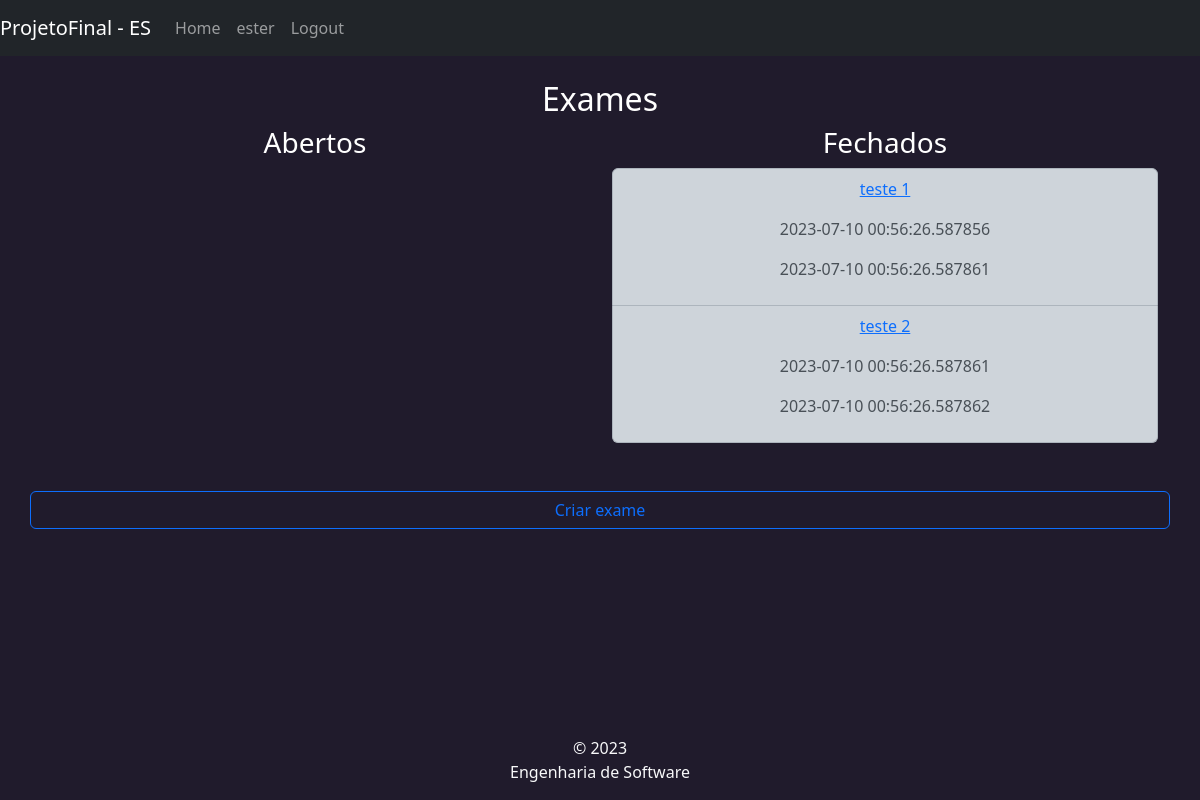
Page /exames (signed in) on the earlier database version.
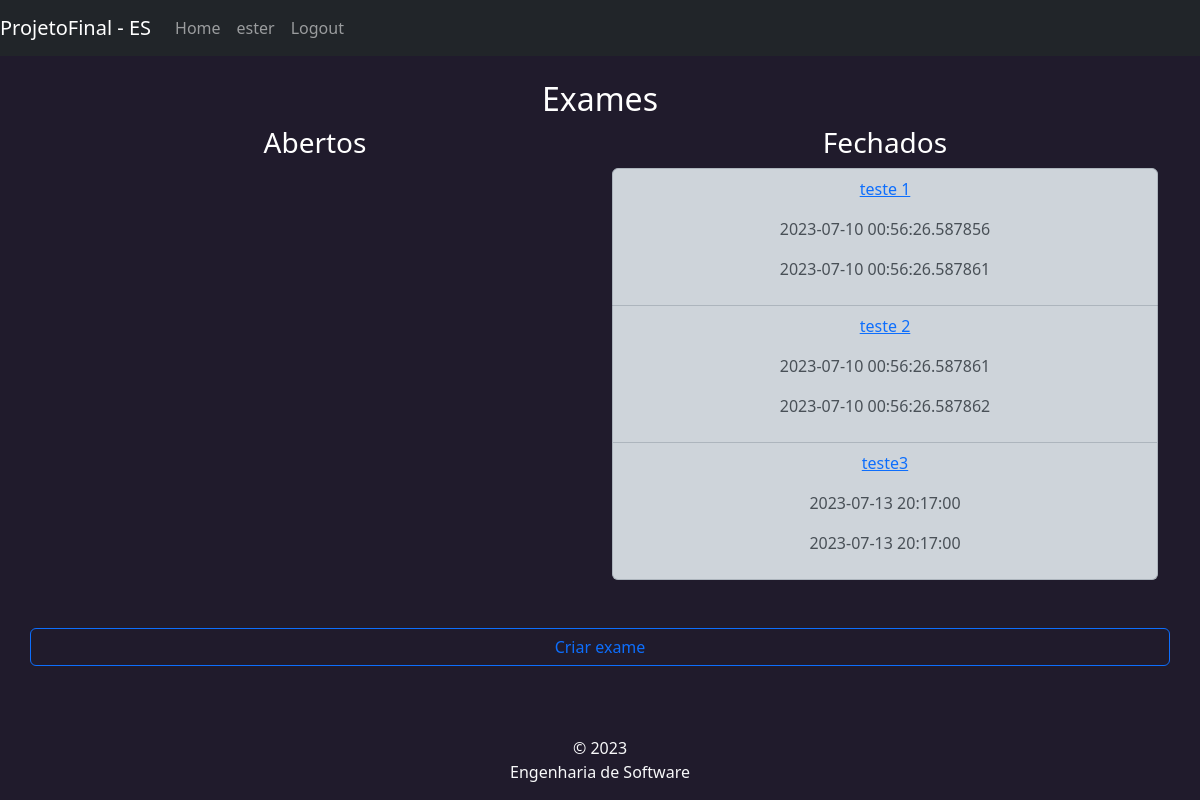
Same page on the later database version.
### app/models/tables.py (models this page shows)
class User(db.Model, UserMixin):
    id = db.Column(Integer, primary_key=True)
    username = db.Column(String(9), nullable=False, unique=True)
    email = db.Column(String(150), nullable=False, unique=True)
    password = db.Column(db.String(80), nullable=False)
    professor = db.Column(db.Boolean,nullable=False)

class Exame(db.Model):
    __tablename__ = 'exames'
    id = db.Column(db.Integer, primary_key=True)
    nome = db.Column(db.String,nullable = False)
    qtd_questoes = db.Column(db.Integer, nullable=False)
    valor = db.Column(db.String, nullable=False)
    horario_inicio = db.Column(db.DateTime, nullable = False)
    horario_fim = db.Column(db.DateTime, nullable = False)
    questoes:  Mapped[list["QuestaoExame"]] = relationship(back_populates="exame")
    '''
    questoes = db.relationship('Questao',secondary = questoes, lazy='subquery',
                               backref = db.backref('exames',lazy=True))
    questoesCE = db.relationship('QuestaoCE',secondary = questoesCE, lazy='subquery',
                               backref = db.backref('exames',lazy=True))
    questoesCA = db.relationship('QuestaoCA',secondary = questoesCA, lazy='subquery',
                               backref = db.backref('exames',lazy=True))
    '''

### app/controllers/routes.py (the view)
@app.route("/exames",methods=['GET'])
@login_required
def exames():
    now = datetime.now()
    exames = Exame.query.all()
    return render_template('exames.html', exames=exames, now=now)

### app/controllers/routes.py (called while the page is built)
@login_manager.user_loader
def load_user(user_id):
    return User.query.get(int(user_id))

### app/templates/exames.html (shortened to what this page needs)
{% extends "base.html" %}
{% block content %}
<h2 class="text-center">Exames</h2>
<div class="row text-center">
    <div class="col">
        <h3>Abertos</h3>
    </div>
    <div class="col">
        <h3>Fechados</h3>
        <ul class="list-group list-group-item-dark">
        {% for exame in exames %}
        {% if now > exame.horario_fim %}
        <li class="list-group-item">
            <p><a href="{{url_for('exames_relatorio', id=exame.id)}}">{{ exame.nome }}</a></p>
            <p>{{ exame.horario_inicio}}</p>
            <p>{{ exame.horario_fim }}</p>
        </li>
        {% endif %}
        {% endfor %}
        </ul>
    </div>
        <a type="button" class="btn btn-outline-primary mt-5 " role="button" href="{{url_for('criar_exame')}}">Criar exame</a>
</div>
{% endblock %}

### app/templates/base.html (shortened to what this page needs)
<!DOCTYPE html>
<html lang="en">
<head>
    <link rel="stylesheet" href="/static/bootstrap-5.3.0-dist/css/bootstrap.min.css" />
</head>
<body style="background: #201b2c; color: white">
    <nav class="navbar navbar-expand-lg navbar-dark bg-dark">
        <a class="navbar-brand" href="#"> ProjetoFinal - ES </a>
        <div class="collapse navbar-collapse" id="navbarNav">
        <ul class="navbar-nav">
            <li class="nav-item active">
                <a class="nav-link" href="/user">Home</a>
            </li>
            {% if current_user.anoynumous %}
            {% else %}
            <li class="nav-item active">
                <a class="nav-link" href="">{{current_user.username }}</a>
            </li>
            <li class="nav-item active">
                <a class="nav-link" href="{{ url_for('logout') }}">Logout</a>
            </li>
            {% endif %}
        </ul>
        </div>
    </nav>
    <div class="d-flex mt-4">
        <div class="container">
        {% block content %}{% endblock %}
        </div>
    </div>
    <footer class="footer fixed-bottom mt-auto py-3 text-light">
        <div class="container text-center">
            <span>
                &copy; 2023 <br/>
                Engenharia de Software
            </span>
        </div>
    </footer>
</body>
</html>

Differences in the rows shown:
added Exame: nome "teste3", horario_inicio "2023-07-13 20:17:00", horario_fim "2023-07-13 20:17:00"
